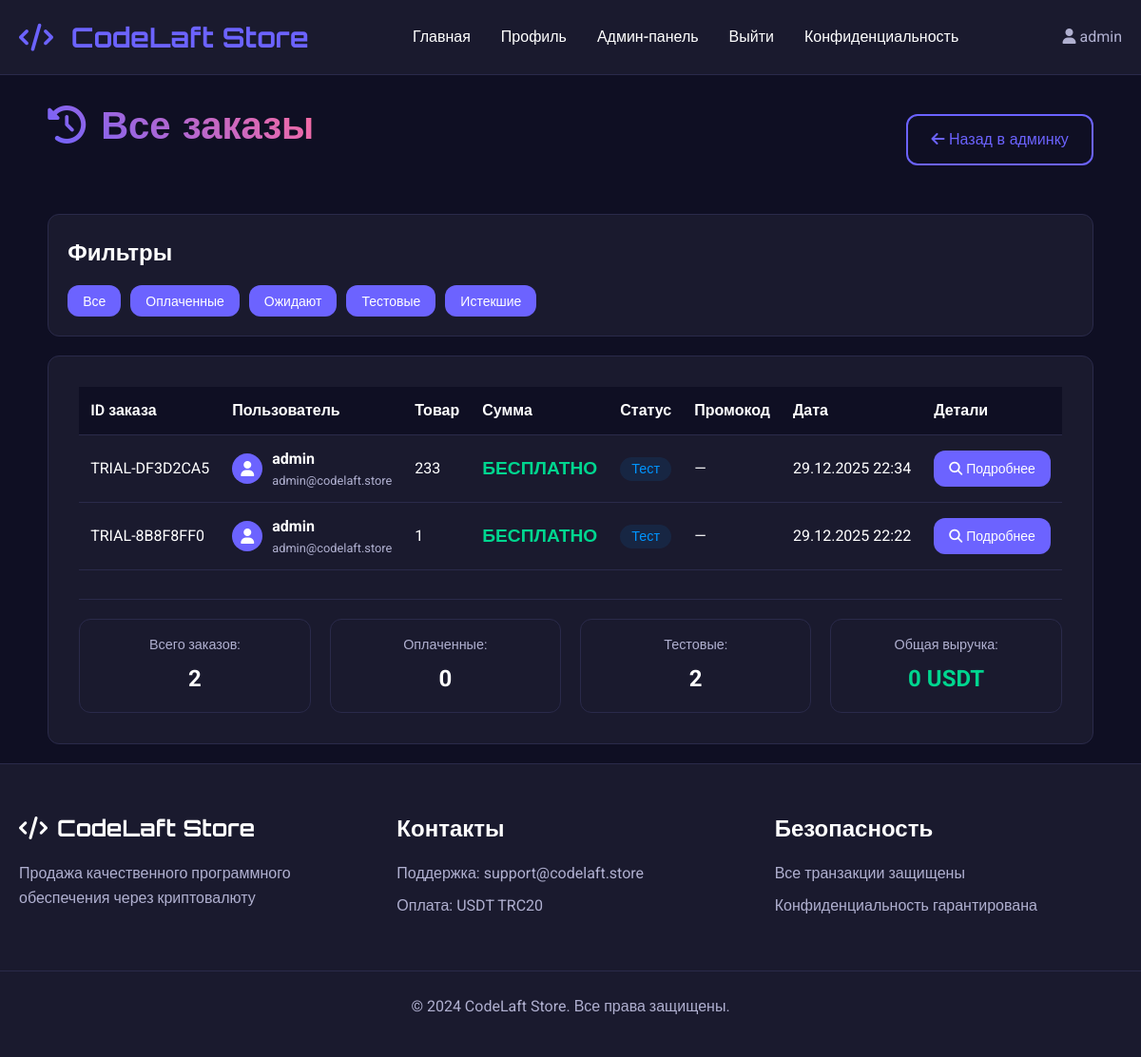
Before: /admin/orders (signed in) with the older database file.
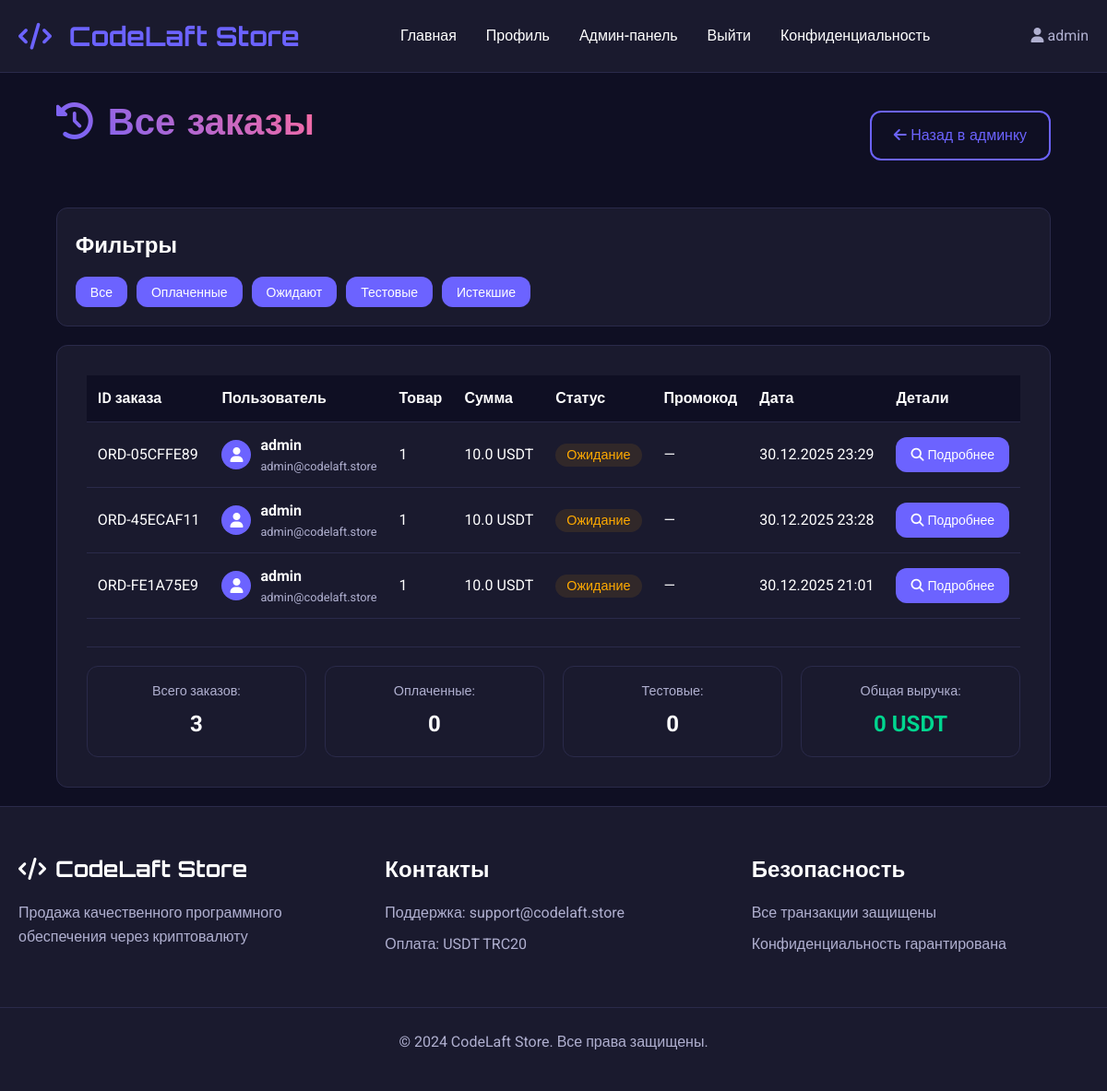
After: the same page with the newer database file.
### app.py (models this page shows, shortened)
class Order(db.Model):
    id = db.Column(db.Integer, primary_key=True)
    order_id = db.Column(db.String(50), unique=True, nullable=False)
    user_id = db.Column(db.Integer, db.ForeignKey('user.id'), nullable=False)
    product_id = db.Column(db.Integer, db.ForeignKey('product.id'), nullable=False)
    promocode_id = db.Column(db.Integer, db.ForeignKey('promocode.id'), nullable=True)
    quantity = db.Column(db.Integer, default=1)
    amount = db.Column(db.Float, nullable=False)
    original_amount = db.Column(db.Float)  # Сумма без скидки
    discount_amount = db.Column(db.Float, default=0)  # Сумма скидки
    payment_type = db.Column(db.String(20), nullable=False)
    form_data = db.Column(db.Text)  # JSON string with form data
    status = db.Column(db.String(20), default='pending')  # pending, paid, cancelled, expired, trial
    transaction_hash = db.Column(db.String(100))  # Хэш транзакции TRON
    expires_at = db.Column(db.DateTime)  # Для подписок и тестов
    payment_expires_at = db.Column(db.DateTime)  # Время истечения ожидания оплаты
    created_at = db.Column(db.DateTime, default=datetime.utcnow)
    user = db.relationship('User', backref=db.backref('orders', lazy=True))
    product = db.relationship('Product', backref=db.backref('orders', lazy=True))
    promocode = db.relationship('Promocode', backref=db.backref('orders', lazy=True))

class User(UserMixin, db.Model):
    id = db.Column(db.Integer, primary_key=True)
    username = db.Column(db.String(80), unique=True, nullable=False)
    email = db.Column(db.String(120), unique=True, nullable=False)
    password_hash = db.Column(db.String(200), nullable=False)
    created_at = db.Column(db.DateTime, default=datetime.utcnow)
    is_admin = db.Column(db.Boolean, default=False)

class Product(db.Model):
    id = db.Column(db.Integer, primary_key=True)
    name = db.Column(db.String(200), nullable=False)
    description = db.Column(db.Text, nullable=False)
    price = db.Column(db.Float, nullable=False)
    original_price = db.Column(db.Float)  # Цена без скидки
    price_type = db.Column(db.String(20), nullable=False)  # 'one_time' or 'subscription' or 'trial'
    subscription_days = db.Column(db.Integer, default=30)  # For subscription products
    trial_days = db.Column(db.Integer, default=7)  # Для тестового периода
    quantity = db.Column(db.Integer, default=1)
    image_filename = db.Column(db.String(200))
    form_fields = db.Column(db.Text)  # JSON string with form fields
    is_active = db.Column(db.Boolean, default=True)
    is_trial = db.Column(db.Boolean, default=False)  # Флаг тестового товара
    max_trial_per_user = db.Column(db.Integer, default=1)  # Максимум тестовых периодов на пользователя
    created_at = db.Column(db.DateTime, default=datetime.utcnow)
    reviews = db.relationship('Review', backref='product', lazy=True, cascade='all, delete-orphan')
    promocodes = db.relationship('Promocode', backref='product', lazy=True, cascade='all, delete-orphan')

### app.py (the view)
@app.route('/admin/orders')
@login_required
def admin_orders():
    if not current_user.is_admin:
        abort(403)
    orders = Order.query.order_by(Order.created_at.desc()).all()
    return render_template('orders.html', orders=orders)

### app.py (called while the page is built)
@app.context_processor
def inject_now():
    return {'now': datetime.utcnow()}

@login_manager.user_loader
def load_user(user_id):
    return User.query.get(int(user_id))

@app.context_processor
def inject_now():
    return {'now': datetime.utcnow(), 'timedelta': timedelta}

@app.before_request
def start_payment_monitor_once():
    global _monitor_started
    if not _monitor_started:
        _monitor_started = True
        monitor_thread = threading.Thread(target=TronPaymentVerifier.start_payment_monitor, daemon=True)
        monitor_thread.start()
        print("Payment monitor started")

### templates/orders.html (shortened to what the changed rows need)
{% extends "base.html" %}
{% block content %}
<div class="admin-container">
    <div class="admin-header">
        <h1 class="admin-title">
            <i class="fas fa-history"></i> Все заказы
        </h1>
    </div>
    <div class="admin-section">
        {% if orders %}
        <div class="table-responsive">
            <table class="admin-table orders-table">
                <thead>
                    <tr>
                        <th>ID заказа</th>
                        <th>Пользователь</th>
                        <th>Товар</th>
                        <th>Сумма</th>
                        <th>Статус</th>
                        <th>Промокод</th>
                        <th>Дата</th>
                        <th>Детали</th>
                    </tr>
                </thead>
                <tbody>
                    {% for order in orders %}
                    <tr class="order-row" data-status="{{ order.status }}">
                        <td>{{ order.order_id }}</td>
                        <td>
                            <div class="user-info">
                                <div class="user-avatar-small">
                                    <i class="fas fa-user"></i>
                                </div>
                                <div>
                                    <strong>{{ order.user.username }}</strong>
                                    <small>{{ order.user.email }}</small>
                                </div>
                            </div>
                        </td>
                        <td>{{ order.product.name }}</td>
                        <td>
                            {% if order.amount == 0 %}
                                <span class="free-text">БЕСПЛАТНО</span>
                            {% else %}
                                {{ order.amount }} USDT
                            {% endif %}
                        </td>
                        <td>
                            {% if order.status == 'paid' %}
                                <span class="status-badge status-paid">Оплачен</span>
                            {% elif order.status == 'pending' %}
                                <span class="status-badge status-pending">Ожидание</span>
                            {% elif order.status == 'trial' %}
                                <span class="status-badge status-trial">Тест</span>
                            {% elif order.status == 'expired' %}
                                <span class="status-badge status-expired">Истек</span>
                            {% else %}
                                <span class="status-badge status-cancelled">Отменен</span>
                            {% endif %}
                        </td>
                        <td>
                            {% if order.promocode %}
                                <span class="promocode-badge">{{ order.promocode.code }}</span>
                            {% else %}
                                <span class="text-muted">—</span>
                            {% endif %}
                        </td>
                        <td>{{ order.created_at.strftime('%d.%m.%Y %H:%M') }}</td>
                        <td>
                            <a href="{{ url_for('order_details', order_id=order.id) }}" class="btn btn-small">
                                <i class="fas fa-search"></i> Подробнее
                            </a>
                        </td>
                    </tr>
                    {% endfor %}
                </tbody>
            </table>
        </div>
        <div class="orders-summary">
            <div class="summary-item">
                <span>Всего заказов:</span>
                <strong>{{ orders|length }}</strong>
            </div>
            <div class="summary-item">
                <span>Оплаченные:</span>
                <strong>{{ orders|selectattr('status', 'equalto', 'paid')|list|length }}</strong>
            </div>
            <div class="summary-item">
                <span>Тестовые:</span>
                <strong>{{ orders|selectattr('status', 'equalto', 'trial')|list|length }}</strong>
            </div>
            <div class="summary-item">
                <span>Общая выручка:</span>
                <strong class="revenue-text">{{ orders|selectattr('status', 'equalto', 'paid')|map(attribute='amount')|sum }} USDT</strong>
            </div>
        </div>
        {% else %}
        <div class="no-data">
            <i class="fas fa-shopping-cart"></i>
            <h3>Заказов пока нет</h3>
            <p>Как только пользователи начнут покупать товары, они появятся здесь.</p>
        </div>
        {% endif %}
    </div>
</div>
{% endblock %}

Changed rows visible on the page:
removed Order: order_id "TRIAL-DF3D2CA5", user.username "admin", user.email "admin@codelaft.store", product.name "233", amount "БЕСПЛАТНО", status "Тест", created_at "29.12.2025 22:34"
removed Order: order_id "TRIAL-8B8F8FF0", user.username "admin", user.email "admin@codelaft.store", product.name "1", amount "БЕСПЛАТНО", status "Тест", created_at "29.12.2025 22:22"
added Order: order_id "ORD-05CFFE89", user.username "admin", user.email "admin@codelaft.store", product.name "1", amount "10.0", status "Ожидание", created_at "30.12.2025 23:29"
added Order: order_id "ORD-45ECAF11", user.username "admin", user.email "admin@codelaft.store", product.name "1", amount "10.0", status "Ожидание", created_at "30.12.2025 23:28"
added Order: order_id "ORD-FE1A75E9", user.username "admin", user.email "admin@codelaft.store", product.name "1", amount "10.0", status "Ожидание", created_at "30.12.2025 21:01"
Other visible differences:
{{ orders|length }}: "2" → "3"
{{ orders|selectattr('status', 'equalto', 'trial')|list|length }}: "2" → "0"
